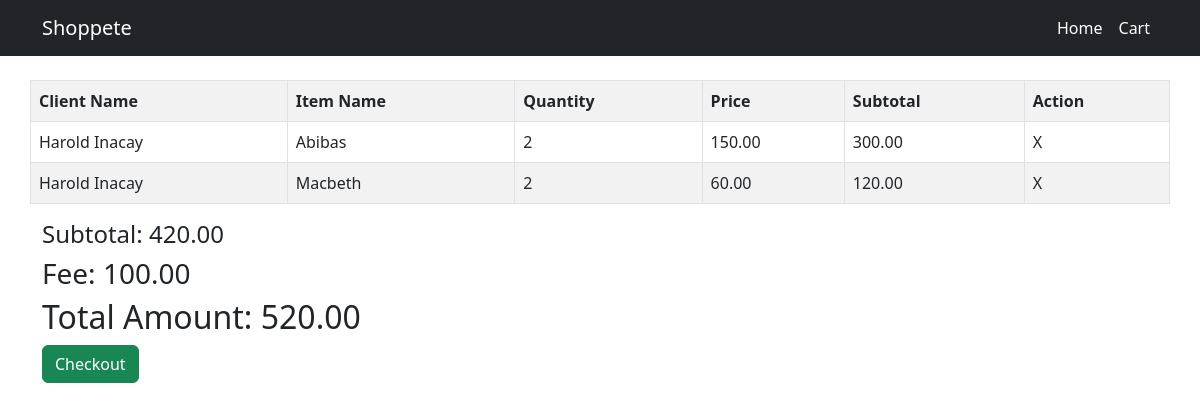
The app's page /cart.php with its own data.
### tables this page shows
CREATE TABLE IF NOT EXISTS `cart` (
  `id` int(11) NOT NULL AUTO_INCREMENT,
  `clientid` int(11) NOT NULL DEFAULT '0',
  `itemid` int(11) NOT NULL DEFAULT '0',
  `quantity` int(11) NOT NULL DEFAULT '0',
  `price` float NOT NULL DEFAULT '0',
  PRIMARY KEY (`id`)
);

CREATE TABLE IF NOT EXISTS `clients` (
  `id` int(11) NOT NULL AUTO_INCREMENT,
  `fullname` text,
  PRIMARY KEY (`id`)
);

CREATE TABLE IF NOT EXISTS `items` (
  `id` int(11) NOT NULL AUTO_INCREMENT,
  `itemname` text,
  `description` text,
  `price` float NOT NULL DEFAULT '0',
  `quantity` int(11) NOT NULL DEFAULT '0',
  `categoryid` int(11) NOT NULL DEFAULT '0',
  `deleted` bit(1) NOT NULL DEFAULT b'0',
  `img` text,
  PRIMARY KEY (`id`)
);

### cart.php (the view, shortened to what this page needs)
<!DOCTYPE html>
<?php
	include("connect.php");
?>
<html lang="en">
    <head>
        <link href="css/styles.css" rel="stylesheet" />
    </head>
    <body>
        <nav class="navbar navbar-expand-lg navbar-dark bg-dark">
            <div class="container">
                <a class="navbar-brand" href="#">Shoppete</a>
                <div class="collapse navbar-collapse" id="navbarSupportedContent">
                    <ul class="navbar-nav ms-auto mb-2 mb-lg-0">
                        <li class="nav-item"><a class="nav-link active" aria-current="page" href="index.php">Home</a></li>
                        <li class="nav-item"><a class="nav-link active" aria-current="page" href="cart.php">Cart</a></li>
                    </ul>
                </div>
            </div>
        </nav>
        <div class="container">
            <div class="row pt-4">
				<table class="table table-bordered table-striped table-hover">
					<tr>
						<th>Client Name</th>
						<th>Item Name</th>
						<th>Quantity</th>
						<th>Price</th>
						<th>Subtotal</th>
						<th>Action</th>
					</tr>
				<?php
				$subtotal = 0;
				$fee = 100;
				$q = mysqli_query($con,
					"
					select
						cart.*,
						items.itemname,
						clients.fullname
					from
						cart
						left join items on cart.itemid=items.id
						left join clients on cart.clientid=clients.id
					"
				);
				while($r = mysqli_fetch_array($q)){
					$subtotal = $subtotal + ($r["price"]*$r["quantity"]);
				?>
					<tr>
						<td><?php echo $r["fullname"]; ?></td>
						<td><?php echo $r["itemname"]; ?></td>
						<td><?php echo $r["quantity"]; ?></td>
						<td><?php echo number_format($r["price"],2); ?></td>
						<td><?php echo number_format($r["price"]*$r["quantity"],2); ?></td>
						<td>X</td>
					</tr>
				<?php
				}
				?>
				</table>
				<h4>Subtotal: <?php echo number_format($subtotal,2); ?></h4>
				<h3>Fee: <?php echo number_format($fee,2); ?></h3>
				<h2>Total Amount: <?php echo number_format($subtotal+ $fee,2); ?></h2>
				<form method="POST">
					<input type="submit" class="btn btn-success" name="btncheckout" value="Checkout"></input>
				</form>
			</div>
        </div>
    </body>
</html>

### records on screen
cart: clientid.fullname "Harold Inacay", itemid.itemname "Abibas", quantity "2", price "150.00", $r["price"]*$r["quantity"] "300.00"
cart: clientid.fullname "Harold Inacay", itemid.itemname "Macbeth", quantity "2", price "60.00", $r["price"]*$r["quantity"] "120.00"

### other values on screen
$subtotal "420.00"
$fee "100.00"
$subtotal+ $fee "520.00"
